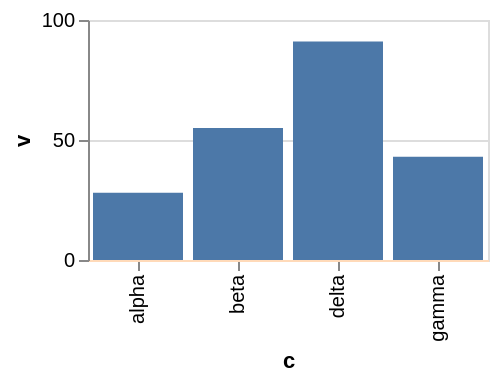

Vega-Lite specification for this chart:
### Vega-Lite specification from a JSON file in a GitHub repository (floating-point values rounded to 4 significant figures)
{"$schema": "https://vega.github.io/schema/vega-lite/v6.json", "width": 200, "height": 120, "data": {"values": [{"c": "alpha", "v": 28, "w": 3, "t": "2024-01-07"}, {"c": "beta", "v": 55, "w": 7, "t": "2024-03-19"}, {"c": "gamma", "v": 43, "w": 5, "t": "2024-06-02"}, {"c": "delta", "v": 91, "w": 9, "t": "2024-09-11"}]}, "mark": "bar", "encoding": {"x": {"field": "c", "type": "nominal", "axis": {"domainColor": "peachpuff"}}, "y": {"field": "v", "type": "quantitative"}}}
